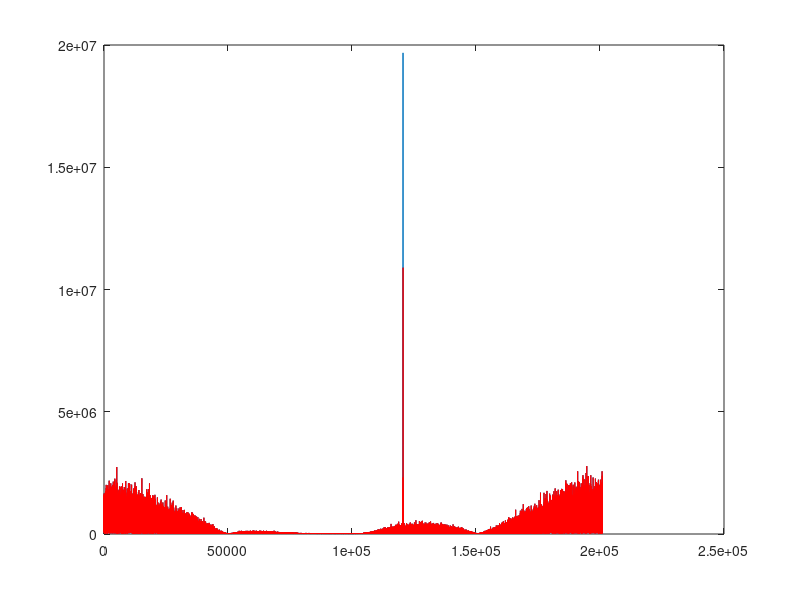
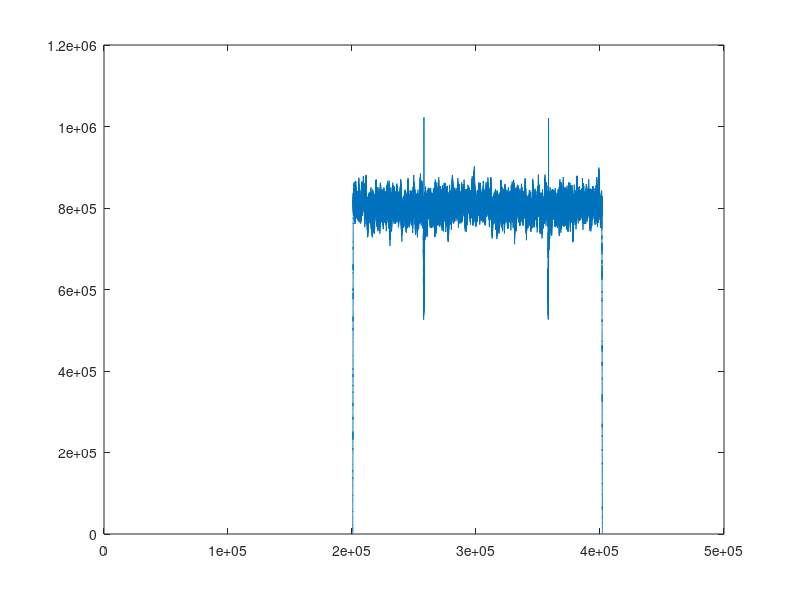
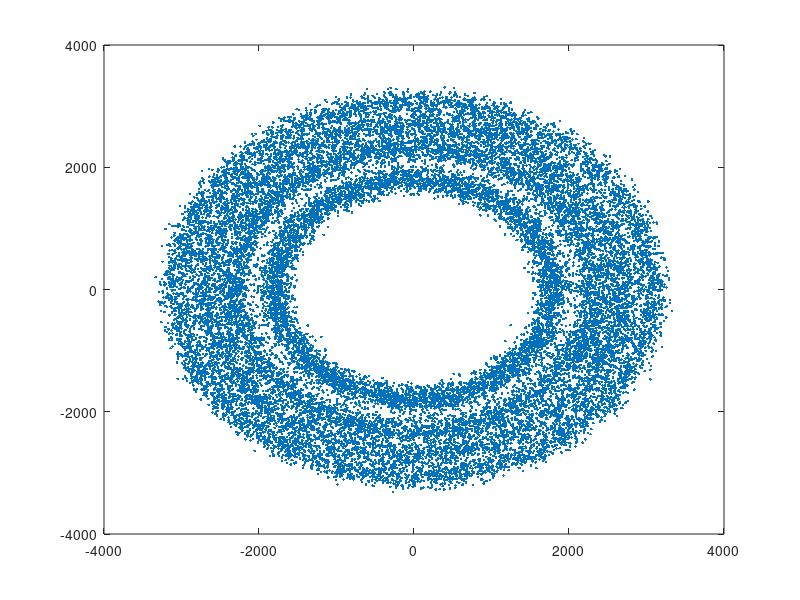

Reproduce these figures in MATLAB, in order. (Note: this script raises an error after producing the figures.)
close all
clear all
clc
load('rx_data_6');
%load('tx_data_4');
Q=4;
delta_f=1;
% plot(X,'.')
nr_data=length(X);
A=abs(fft(X));
% plot(A);
% plot(A(floor(nr_data*0.55):floor(nr_data*0.65)))
Length_train=100;
train_up=upfirdn(train, ones(Q,1), Q, 1);

%Catching frequency of the receiver LO (around -10MHz (approx nu=0.6)) (the
%biggest amplitude should be (not always :'( ) the one of the receiver LO because no channel
%attenuation.
[a fLO_recever]=max(A(floor(nr_data*0.55):floor(nr_data*0.65)));
plot(A)
hold on
A(floor(nr_data*0.55)+fLO_recever-1-delta_f:floor(nr_data*0.55)+fLO_recever-1+delta_f)=0;
plot(A,'red')
hold off
%Catching frequency of the transmiter LO (around -10MHz (approx nu=0.6))
[a fLO_transmiter]=max(A(floor(nr_data*0.55):floor(nr_data*0.65)));
%calculation of the difference to get nu_offset (division because we were
%calculation the freq in terme of sample and not in term of nu.
nu_offset=-(fLO_recever-fLO_transmiter)/nr_data;


figure
Y=X.*exp(-1j*2*pi*nu_offset*(0:length(X)-1));
Y=Y.*exp(-1j*2*pi*-0.0100*(0:length(X)-1));
plot(Y,'.')
Y_filtered=filter(ones(Q,1),1,Y);
plot(Y_filtered,'.')
%plot(abs(xcorr(Y,seq)))
E_abs=xcorr(abs(Y_filtered),abs(train_up));
E=xcorr(Y_filtered,train_up);
plot(abs(E_abs))
[amp t_sync]=max(abs(E_abs(floor(length(E_abs)*1/2):floor(length(E_abs)*3/4))));
phi_hat=angle(E(floor(length(E)*1/2)+t_sync));

figure
P=4;
hold on
plot(real(E(floor(length(E)*1/2)+t_sync-10+1:floor(length(E)*1/2)+t_sync+10+1)*exp(-1j*phi_hat)-(E(floor(length(E)*1/2)+t_sync-(10+P)+1:floor(length(E)*1/2)+t_sync+10-P+1)*exp(-1j*phi_hat))-(E(floor(length(E)*1/2)+t_sync-(10-P)+1:floor(length(E)*1/2)+t_sync+(10+P)+1)*exp(-1j*phi_hat))))
plot(real(E(floor(length(E)*1/2)+t_sync-10+1:floor(length(E)*1/2)+t_sync+10+1)*exp(-1j*phi_hat)-(E(floor(length(E)*1/2)+t_sync-(10+P)+1:floor(length(E)*1/2)+t_sync+10-P+1)*exp(-1j*phi_hat))+(E(floor(length(E)*1/2)+t_sync-(10-P)+1:floor(length(E)*1/2)+t_sync+(10+P)+1)*exp(-1j*phi_hat))),'green')
plot(real(E(floor(length(E)*1/2)+t_sync-10+1:floor(length(E)*1/2)+t_sync+10+1)*exp(-1j*phi_hat)+(E(floor(length(E)*1/2)+t_sync-(10+P)+1:floor(length(E)*1/2)+t_sync+10-P+1)*exp(-1j*phi_hat))+(E(floor(length(E)*1/2)+t_sync-(10-P)+1:floor(length(E)*1/2)+t_sync+(10+P)+1)*exp(-1j*phi_hat))),'black')
plot(real(E(floor(length(E)*1/2)+t_sync-10+1:floor(length(E)*1/2)+t_sync+10+1)*exp(-1j*phi_hat)+(E(floor(length(E)*1/2)+t_sync-(10+P)+1:floor(length(E)*1/2)+t_sync+10-P+1)*exp(-1j*phi_hat))-(E(floor(length(E)*1/2)+t_sync-(10-P)+1:floor(length(E)*1/2)+t_sync+(10+P)+1)*exp(-1j*phi_hat))),'red')
hold off

Received_train=Y_filtered(t_sync+1:Q:t_sync+Q+Q*Length_train-5)*exp(-1j*phi_hat);
Received=Y_filtered(t_sync+1+Q*Length_train:Q:t_sync+1+25000*Q+Q*Length_train-1)*exp(-1j*phi_hat);

plot(Received,'.')
y=0;
Q0=[pi^2 0;0 0.82];
phi_hat=0;
freq=0;
x=[phi_hat;freq];
phase=mod(angle(Received_train(1)*conj(train(1)))+pi+x(1),2*pi)-pi;
for i=2:length(Received_train)
   % angle(Received_train(i)*conj(train(i)))-x(1)
   % mod(angle(Received_train(i)*conj(train(i)))+pi-x(1),2*pi)-pi
   % x(2)*2*pi
   [~,x,~,P,Q0]=kalman(mod(angle(Received_train(i)*conj(train(i)))+pi-x(1),2*pi)-pi,[0 2*pi;0 1],1,[1 0],[0.1 0; 0 0],(pi/8)^2,x,Q0);
Received_train(i)*conj(train(i))
   x(1)
x(2)
x(1)=x(1)+phase;
phase=x(1);
   %Received(i)=Received(i)*exp(-j*x(1));
%x(1)=mod(x(1)+pi,2*pi)-pi;
end
x(2)
phi_hat2=phi_hat;
phi_hat=zeros(length(Received)+1,1);
phi_hat(1)=phi_hat2;
for i=1:length(Received)
  %  angle(Received(i))-phi_hat(i)
  %  mod(angle(Received(i))-phi_hat(i)+pi/2,pi)-pi/2
   [~,x,~,P,Q0]=kalman((mod(angle(Received(i))-phase,pi/2))-pi/4,[0 2*pi;0 1],1,[1 0],[0.1 0; 0 0],(pi/2)^2,x,Q0);

phase=x(1)+phase;
phi_hat(i+1)=phase;
x(1)=0;
%x(1)=mod(x(1)+pi,2*pi)-pi;
   Received(i)=Received(i)*exp(-j*phi_hat(i+1));
end


plot(Received,'.r')
data_est=detect(Received);
figure
plot(angle(Received)-phi_hat(1:end-1)'+phi_hat(1:end-1)'-pi/4,'.');
figure
load('tx_data_6')
plot(data_est-detect(data))

% [a delay_r1]=max(E(1:length(E)/3));
% plot(abs(xcorr([seq_bpsk_Qs_exp' seq_bpsk_Qs_exp'],Y)))
% delay_r = (length(abs(xcorr([seq_bpsk_Qs_exp' seq_bpsk_Qs_exp'],Y)))+3)/2-delay_r1;
% Z=Y(delay_r:delay_r+length(seq_bpsk_Qs_exp)-1);
% cross_corr=xcorr([seq_bpsk_Qs_exp'],Z);
% auto_corr=xcorr([seq_bpsk_Qs_exp']);
% [A1 B1]=max(abs(cross_corr));
% [A2 B2]=max(abs(auto_corr));
% cross_corr(B1)
% Z_filtered=filter(ones(Q,1),[1],Z);
% seq_bpsk_Qs_exp_filtered=filter(ones(Q,1),[1],seq_bpsk_Qs_exp);
% cross_corr=xcorr(seq_bpsk_Qs_exp_filtered,Z_filtered);
% auto_corr=xcorr(seq_bpsk_Qs_exp_filtered);
% auto_corr2=xcorr(Z_filtered);
% figure
% tau=0;
% semilogy((-length(cross_corr)/2+1/2+tau:length(cross_corr)/2+tau-1/2),abs(cross_corr)/max(abs(cross_corr)),'red')
% hold on
% semilogy((-length(auto_corr)/2+1/2:length(auto_corr)/2-1/2),abs(auto_corr)/max(abs(auto_corr)))
% semilogy((-length(auto_corr2)/2+1/2:length(auto_corr2)/2-1/2),abs(auto_corr2)/max(abs(auto_corr2)),'green')
% grid on
% figure
% subplot(2,1,1)
% semilogy(abs(fftshift(fft(cross_corr))))
% subplot(2,1,2)
% semilogy(abs(fftshift(fft(auto_corr))))